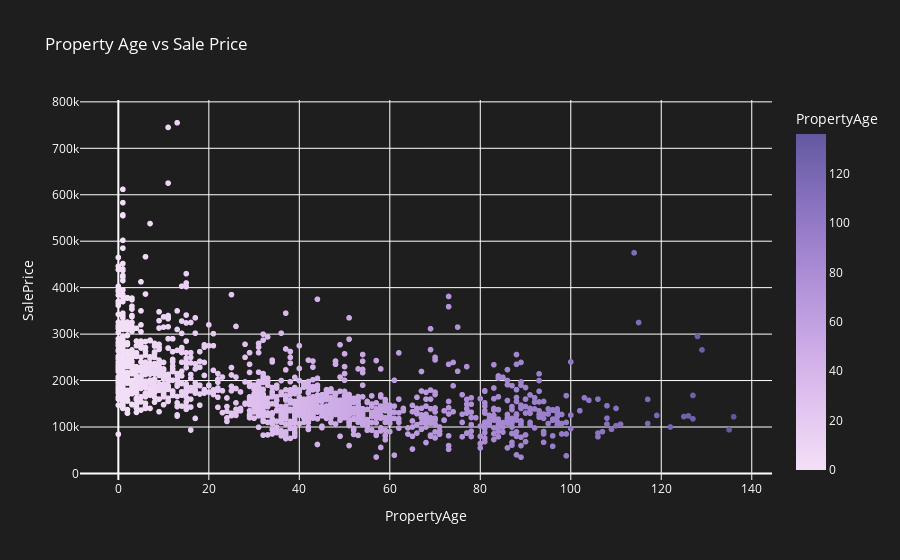

The cell this chart's notebook holds for it:
### Code cell
# 5. Calculate Property Age
df['PropertyAge'] = df['YrSold'] - df['YearBuilt']

# Calculate Correlation between Property Age and Sale Price
age_price_corr = df['PropertyAge'].corr(df['SalePrice'])
print(f'Correlation between Property Age and Sale Price: {age_price_corr}')

# Create a scatter plot to visualize the relationship between Property Age and Sale Price
fig9 = px.scatter(df, x='PropertyAge', y='SalePrice', title='Property Age vs Sale Price', color='PropertyAge', color_continuous_scale=px.colors.sequential.Purp)

fig9.update_layout(plot_bgcolor='rgb(30,30,30)', paper_bgcolor='rgb(30,30,30)', font=dict(color='white'))

fig9.show()

### Figure 1 — Plotly figure (JSON) as saved in the notebook; plotly's stock layout.template omitted (floating-point values rounded to 4 significant figures; data arrays with more than 128 entries replaced by an {"elided": "..."} marker saying what was removed)
{"data": [{"hovertemplate": "PropertyAge=%{marker.color}<br>SalePrice=%{y}<extra></extra>", "legendgroup": "", "marker": {"color": {"elided": "1460 int values"}, "coloraxis": "coloraxis", "symbol": "circle"}, "mode": "markers", "name": "", "showlegend": false, "type": "scattergl", "x": {"elided": "1460 int values"}, "xaxis": "x", "y": {"elided": "1460 int values"}, "yaxis": "y"}], "layout": {"autosize": true, "coloraxis": {"colorbar": {"title": {"text": "PropertyAge"}}, "colorscale": [[0, "rgb(243, 224, 247)"], [0.1667, "rgb(228, 199, 241)"], [0.3333, "rgb(209, 175, 232)"], [0.5, "rgb(185, 152, 221)"], [0.6667, "rgb(159, 130, 206)"], [0.8333, "rgb(130, 109, 186)"], [1, "rgb(99, 88, 159)"]]}, "font": {"color": "white"}, "legend": {"tracegroupgap": 0}, "paper_bgcolor": "rgb(30,30,30)", "plot_bgcolor": "rgb(30,30,30)", "title": {"text": "Property Age vs Sale Price"}, "xaxis": {"anchor": "y", "autorange": true, "domain": [0, 1], "range": [-8.291, 144.3], "title": {"text": "PropertyAge"}, "type": "linear"}, "yaxis": {"anchor": "x", "autorange": true, "domain": [0, 1], "range": [-24530.0, 814400.0], "title": {"text": "SalePrice"}, "type": "linear"}}}
